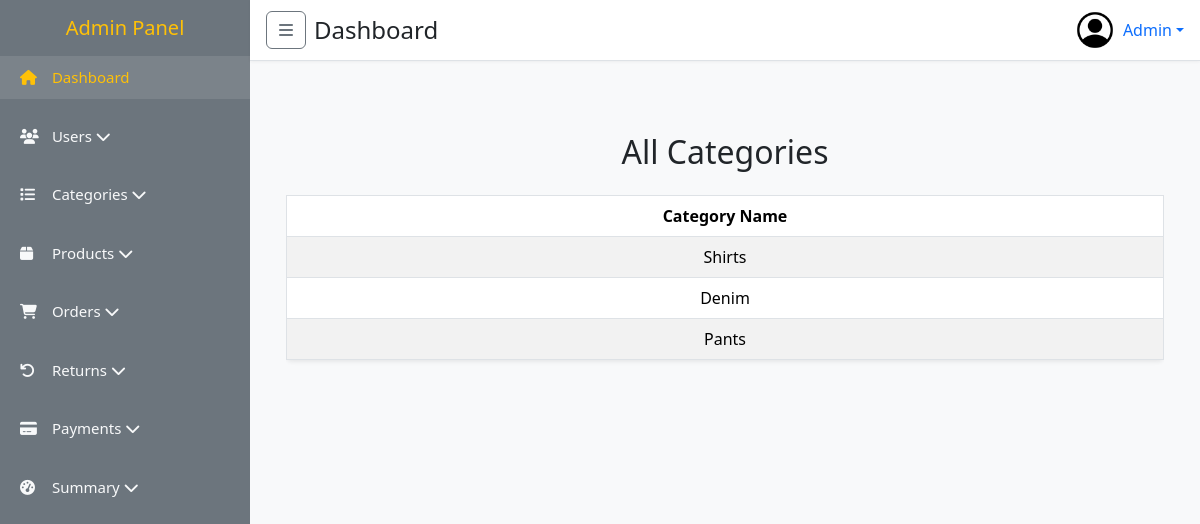
Before: /admin/all_category.php with the older database file.
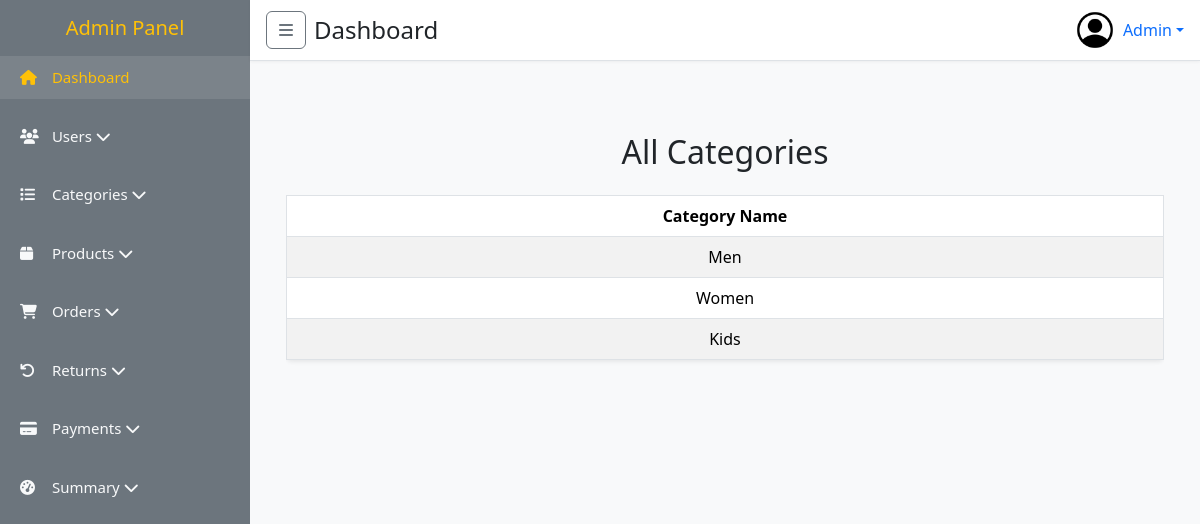
After: the same page with the newer database file.
### tables this page shows
CREATE TABLE `categories` (
  `id` int(11) NOT NULL,
  `name` varchar(255) DEFAULT NULL,
  `status` tinyint(1) NOT NULL DEFAULT 1,
  `created_at` datetime DEFAULT current_timestamp(),
  `updated_at` datetime DEFAULT current_timestamp()
);

### admin/all_category.php (the view, shortened to what this page needs)
<?php
require "inc/he.php";
require "inc/sidebar.php";
require "inc/nav.php";
require "../config/db.php";
$query = "SELECT * FROM categories";
$result = mysqli_query($con, $query);
?>
<main class="p-4">
    <div class="container mt-5">
        <h2 class="mb-4 text-center">All Categories</h2>
        <div class="table-responsive">
            <table class="table table-striped table-hover table-bordered shadow-sm rounded">
                <thead class="thead-dark">
                    <tr class="text-center">
                        <th>Category Name</th>
                    </tr>
                </thead>
                <tbody>
                    <?php while ($row = mysqli_fetch_assoc($result)): ?>
                        <tr class="text-center">
                            <td><?php echo htmlspecialchars($row['name']); ?></td>
                        </tr>
                    <?php endwhile; ?>
                </tbody>
            </table>
        </div>
    </div>
</main>
<link href="https://cdn.jsdelivr.net/npm/bootstrap-icons/font/bootstrap-icons.css" rel="stylesheet">
<?php require "inc/footer.php"; ?>

Changed rows visible on the page:
changed categories: name "Shirts" → "Men"
changed categories: name "Denim" → "Women"
changed categories: name "Pants" → "Kids"
